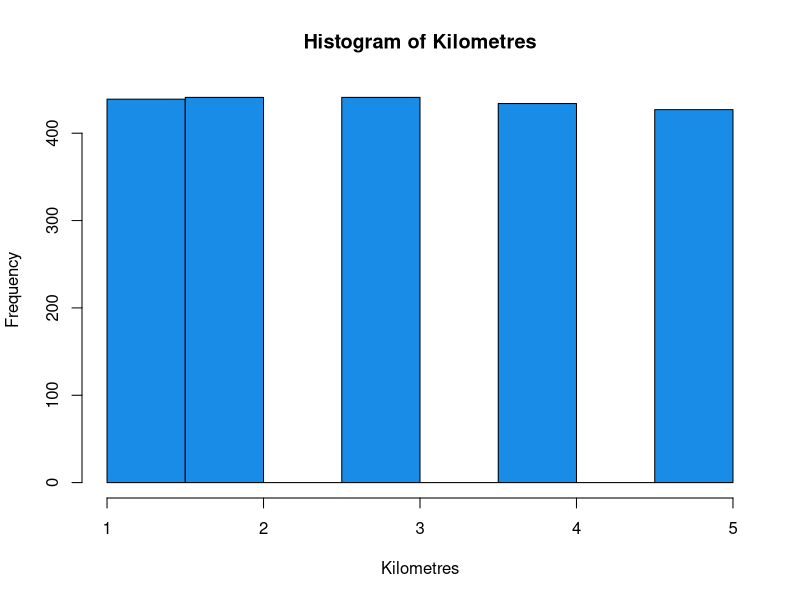
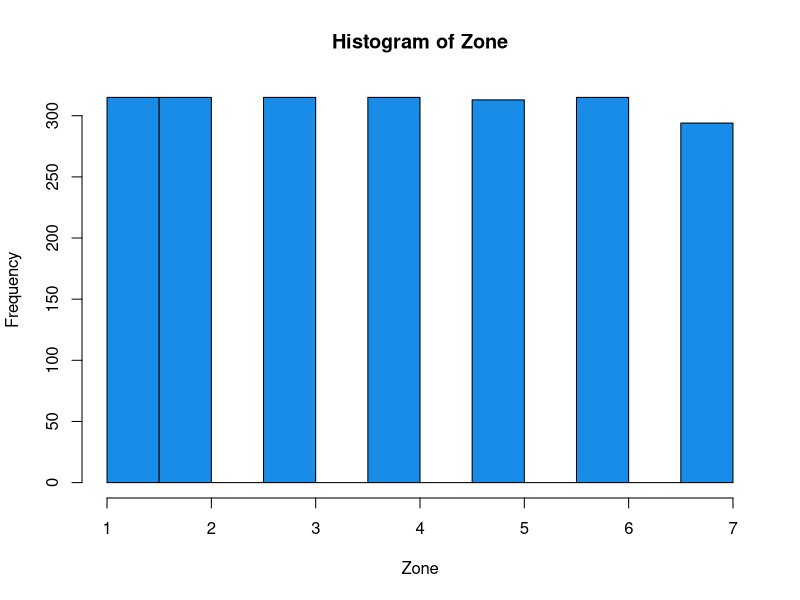
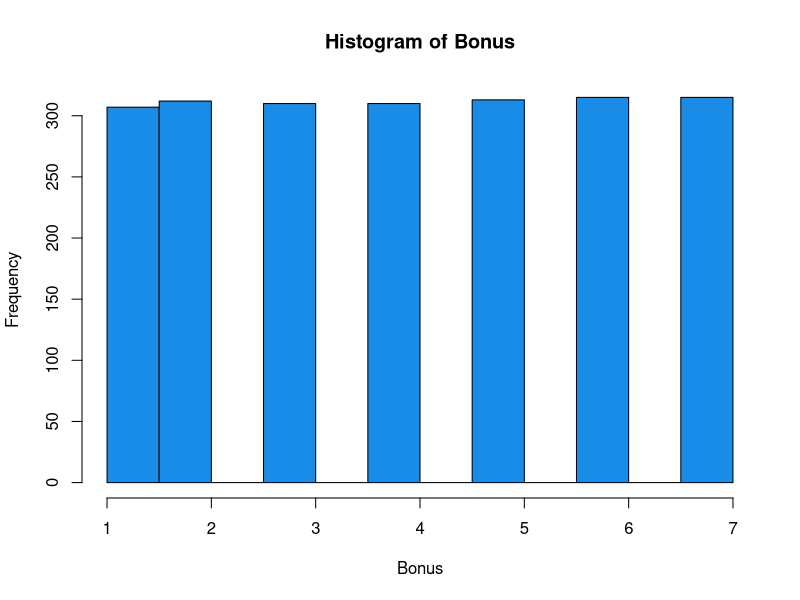
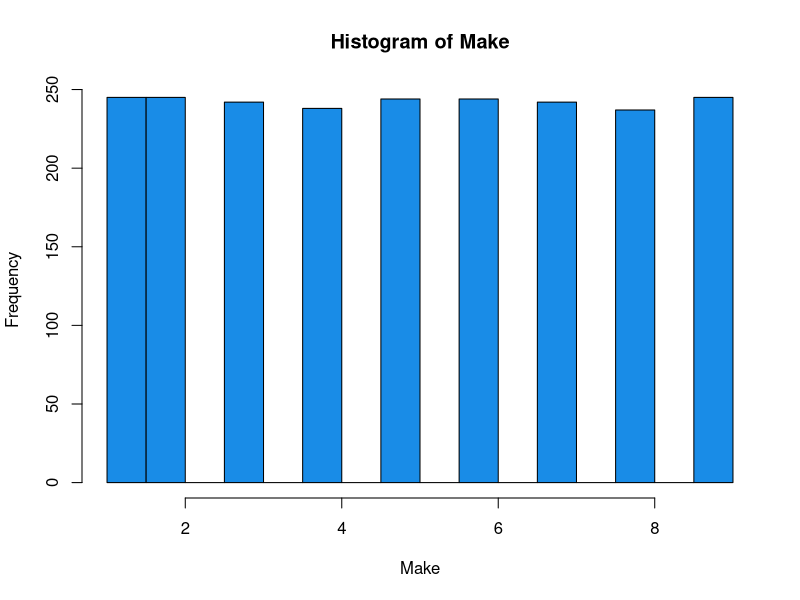
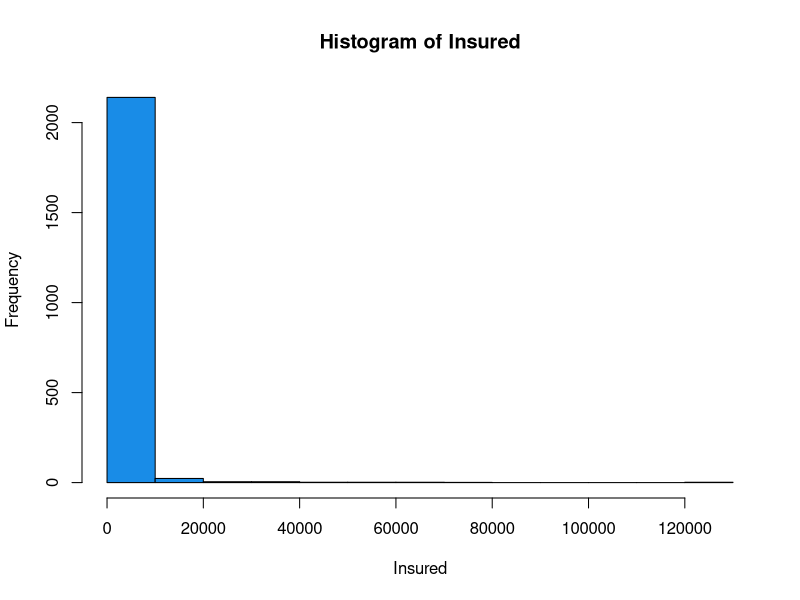
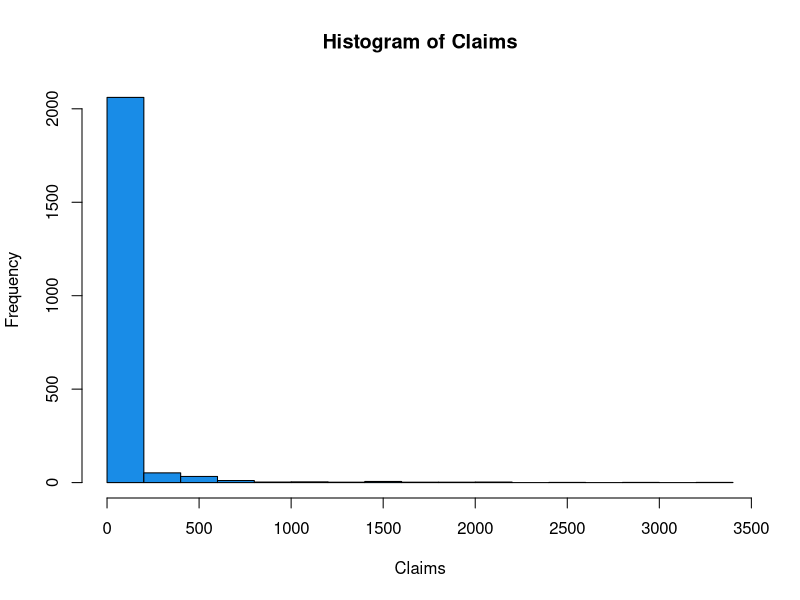
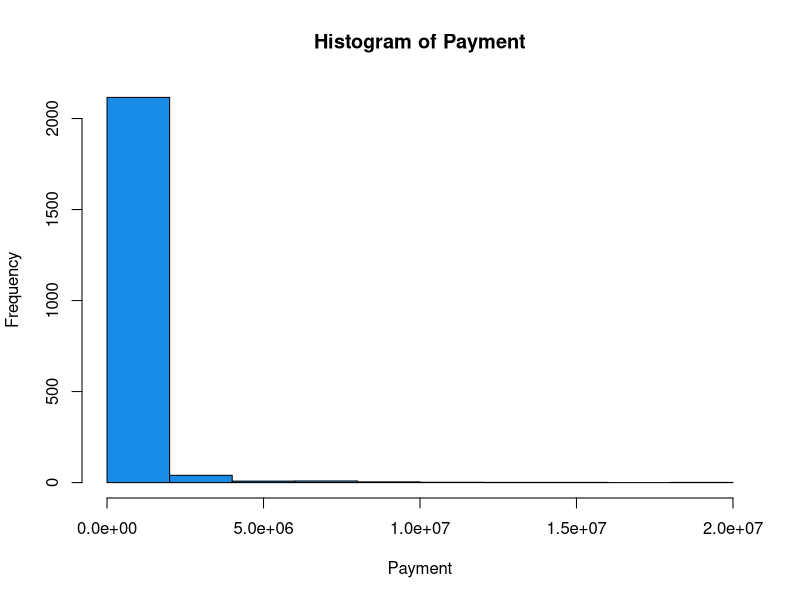
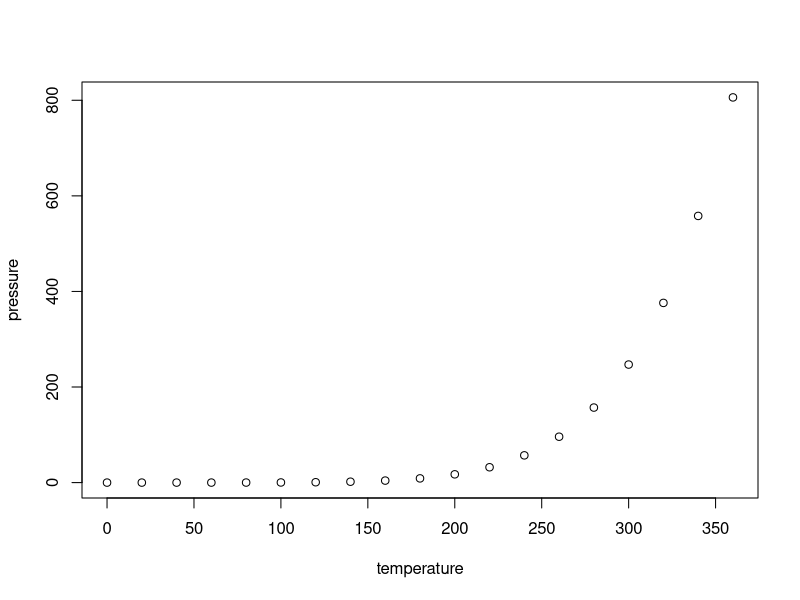

Recreate these plots in R, in order.
## ---- chunk 1
knitr::opts_chunk$set(
  collapse = TRUE,
  comment = "#>"
)
## ---- chunk 2

data <- read.csv("insurance.csv")


## ---- chunk 3
head(data)
## ---- chunk 4
columnas_hist <- names(data)

for (column in columnas_hist) {
   hist(data[,column], col="#198CE7", xlab=column,main=paste0("Histogram of ",column))
}
plot(pressure)
